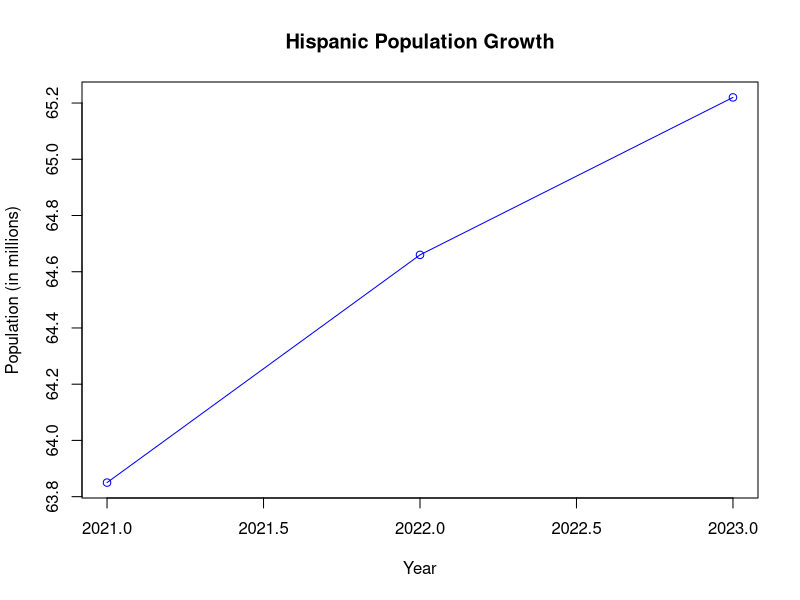
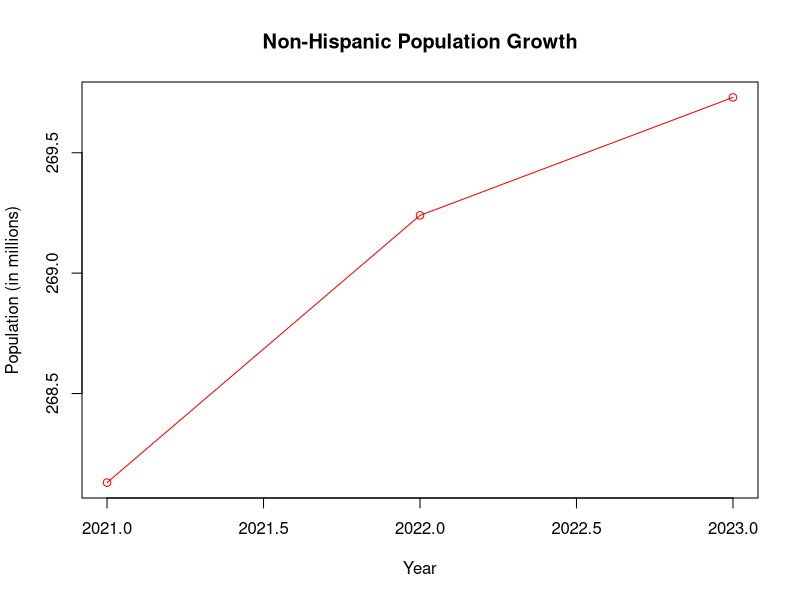

The R source for these figures, in order:
## ---- chunk 1
#| echo: false
hispanic_growth <- c(63.85, 64.66, 65.22)
years <- c(2021, 2022, 2023)
plot(years, hispanic_growth, type="o", col="blue", xlab="Year", ylab="Population (in millions)", main="Hispanic Population Growth")


non_hispanic_growth <- c(268.13, 269.24, 269.73)
plot(years, non_hispanic_growth, type="o", col="red", xlab="Year", ylab="Population (in millions)", main="Non-Hispanic Population Growth")
# Assuming brm_plot contains the BRM plot



